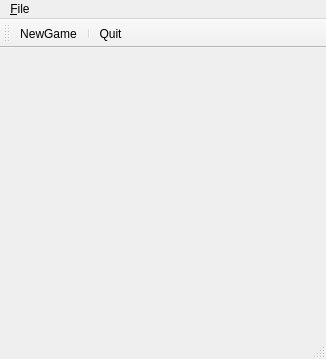
<?xml version="1.0" encoding="UTF-8"?>
<ui version="4.0">
 <class>MainWindow</class>
 <widget class="QMainWindow" name="MainWindow">
  <property name="geometry">
   <rect>
    <x>0</x>
    <y>0</y>
    <width>326</width>
    <height>359</height>
   </rect>
  </property>
  <property name="windowTitle">
   <string>MainWindow</string>
  </property>
  <widget class="QWidget" name="centralwidget">
   <layout class="QVBoxLayout" name="verticalLayout">
    <item>
     <widget class="QLabel" name="player1">
      <property name="text">
       <string/>
      </property>
     </widget>
    </item>
    <item>
     <widget class="TicTacToeWidget" name="widget" native="true"/>
    </item>
    <item>
     <widget class="QLabel" name="gameBoard">
      <property name="text">
       <string/>
      </property>
     </widget>
    </item>
   </layout>
  </widget>
  <widget class="QMenuBar" name="menubar">
   <property name="geometry">
    <rect>
     <x>0</x>
     <y>0</y>
     <width>326</width>
     <height>21</height>
    </rect>
   </property>
   <widget class="QMenu" name="menu_File">
    <property name="title">
     <string>&amp;File</string>
    </property>
    <addaction name="actionNewGame"/>
    <addaction name="separator"/>
    <addaction name="actionQuit"/>
   </widget>
   <addaction name="menu_File"/>
  </widget>
  <widget class="QStatusBar" name="statusbar"/>
  <widget class="QToolBar" name="toolBar">
   <property name="windowTitle">
    <string>toolBar</string>
   </property>
   <attribute name="toolBarArea">
    <enum>TopToolBarArea</enum>
   </attribute>
   <attribute name="toolBarBreak">
    <bool>false</bool>
   </attribute>
   <addaction name="actionNewGame"/>
   <addaction name="separator"/>
   <addaction name="actionQuit"/>
  </widget>
  <action name="actionNewGame">
   <property name="icon">
    <iconset resource="resources.qrc">
     <normaloff>:/new.png</normaloff>:/new.png</iconset>
   </property>
   <property name="text">
    <string>NewGame</string>
   </property>
   <property name="toolTip">
    <string>Start new game</string>
   </property>
   <property name="shortcut">
    <string>Ctrl+N</string>
   </property>
  </action>
  <action name="actionQuit">
   <property name="icon">
    <iconset resource="resources.qrc">
     <normaloff>:/close.png</normaloff>:/close.png</iconset>
   </property>
   <property name="text">
    <string>Quit</string>
   </property>
   <property name="toolTip">
    <string>Exit the program</string>
   </property>
   <property name="shortcut">
    <string>Ctrl+Q</string>
   </property>
  </action>
 </widget>
 <customwidgets>
  <customwidget>
   <class>TicTacToeWidget</class>
   <extends>QWidget</extends>
   <header>tictactoewidget.h</header>
   <container>1</container>
  </customwidget>
 </customwidgets>
 <resources>
  <include location="resources.qrc"/>
 </resources>
 <connections/>
</ui>
